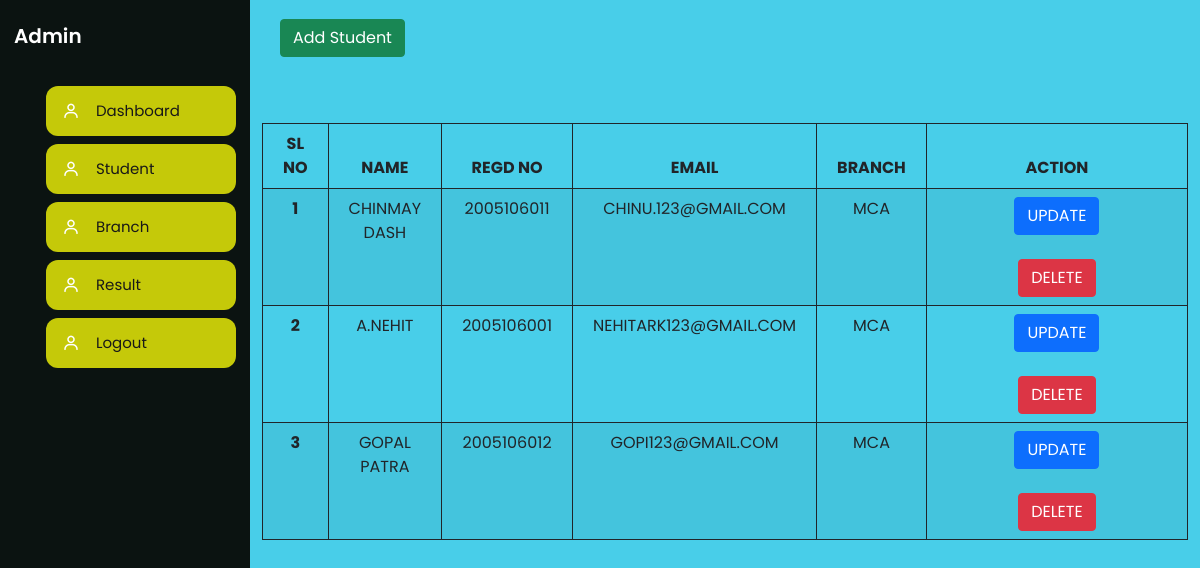
The app's page /managestudent.php with its own data.
### tables this page shows
CREATE TABLE `student` (
  `sid` int(11) NOT NULL,
  `st_name` varchar(100) NOT NULL,
  `st_reg` varchar(100) NOT NULL,
  `st_email` varchar(100) NOT NULL,
  `st_branch` varchar(30) NOT NULL
);

CREATE TABLE `branch` (
  `id` int(11) NOT NULL,
  `class` varchar(50) NOT NULL
);

### managestudent.php (the view, shortened to what this page needs)
<?php include "include/header.php"?>
<?php include "include/sidebar.php"?>
  <section class="home-section">
      <div class="container">
        <div class="text">
        <a href="addstudent.php" class="btn btn-success">Add Student</a>
      </div>
        <table class="table table-striped" style="margin-top: 3rem;" id="tab">
          <thead>
            <tr>
              <th scope="col">Sl No</th>
              <th scope="col">Name</th>
              <th scope="col">Regd no</th>
              <th scope="col">Email</th>
              <th scope="col">Branch</th>
              <th scope="col" style="width: 400px;">Action</th>
            </tr>
          </thead>
          <tbody>
            <?php
        include "include/connection.php";
        $sq = "SELECT * FROM student LEFT JOIN branch ON student.st_branch=branch.id";
        $res = mysqli_query($con, $sq) or die("query failed");
        if (mysqli_num_rows($res) > 0) {
          $i=1;
          while ($row = mysqli_fetch_assoc($res)) {
        ?>
            <tr>
              <th scope="row"><?php echo $i++ ?></th>
              <td><?php echo $row['st_name'] ?></td>
              <td><?php echo $row['st_reg'] ?></td>
              <td><?php echo $row['st_email'] ?></td>
              <td><?php echo $row['class'] ?></td>
               <td>
                <a href="stupdate.php?sid=<?php echo $row['sid'] ?>" class="btn btn-primary">Update</a><br><br>
                <a href="stdlt.php?sid=<?php echo $row['sid']?>" class="btn btn-danger">Delete</a>
              </td>
            </tr>
            <?php } }?>
          </tbody>
        </table>
      </div>
  </section>
</body>
</html>

### css/admin.css (style rules this page uses)
* { margin: 0; padding: 0; box-sizing: border-box; font-family: "Poppins" , sans-serif; }
body { background:#48cee9; }
.home-section { position: relative; background: #48cee9; min-height: 100vh; top: 0; left: 250px; width: calc(100% - 250px); transition: all 0.5s ease; z-index: 2; }
.home-section .text { display: inline-block; color: #11101d; font-size: 25px; font-weight: 500; margin: 18px }
#tab { border: 1px solid #2b2b2c; width: auto; margin-right: auto; margin-left: auto; margin-top: 0; }
#tab tr { border: #11101d solid 1px; }
#tab th { text-align: center; text-transform: uppercase; }
#tab th,#tab td { border: 1px solid; width: auto; padding-left: 20px; padding-right: 20px; }
#tab td { text-align: center; text-transform: uppercase; }
.home-section { margin-top: 0rem; }
.home-section .container { overflow-x: scroll; overflow-y: hidden; }

### records on screen
student: st_name "CHINMAY DASH", st_reg "2005106011", st_email "CHINU.123@GMAIL.COM", branch.class "MCA"
student: st_name "A.NEHIT", st_reg "2005106001", st_email "NEHITARK123@GMAIL.COM", branch.class "MCA"
student: st_name "GOPAL PATRA", st_reg "2005106012", st_email "GOPI123@GMAIL.COM", branch.class "MCA"
